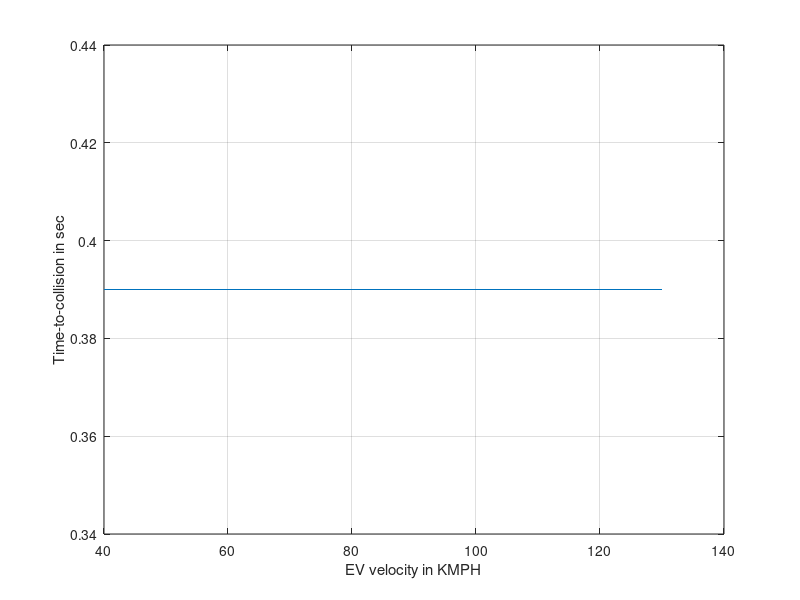
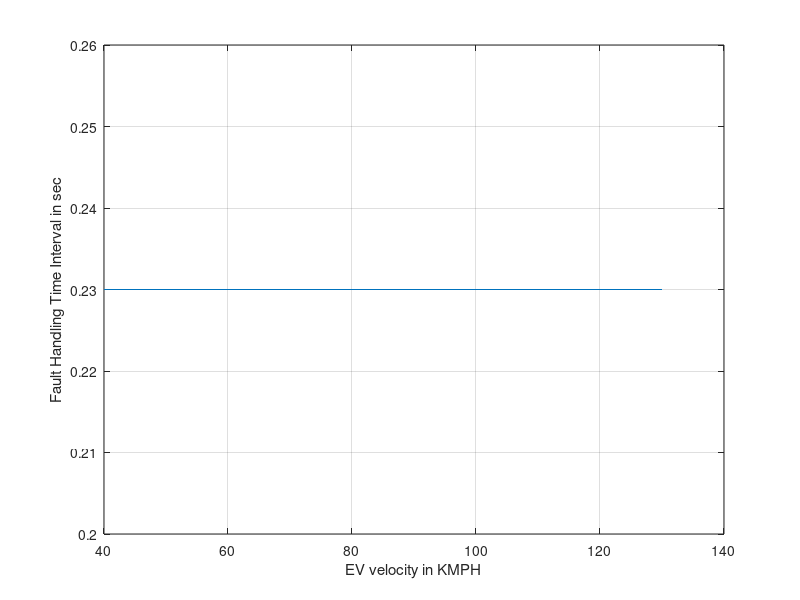

Source code (MATLAB) for these figures, in order: (Note: this script raises an error after producing the figures.)
%% Clean workspace and close all
clear all
close all
clc
%% Constraint for parameter

KK = 0;

    Speed = [];
    TimeDur = [];
    DataTTC = [];
    for EgoVehicleSpeed = 40 : 5 : 130
        
        Vx_EV = EgoVehicleSpeed/3.6;
        Dist2Bondary = 0.3;
       
        %%
        LaneWidth = 3.66;
        TruckWidth = 3.05;
        WheelBase = 5.79;
        Ay = -4;
        AyComp = -Ay;
        % Saturation: If acceleration is more than 1g. Need to saturate
        if abs(AyComp) > 9.81
            AyComp = sign(AyComp)*9.81;
        else
            AyComp = AyComp;
        end
     
        dT = 0.01;                                      % Sample time
        VelY = 0;
        DistCovered = 0;
        K = 0;
 %% TTC computation
        Flag = false;
        while(Flag == false)
            VelY = VelY + dT * Ay;
            DistCovered = DistCovered + dT*VelY;
            K = K + 1;
            if (abs(DistCovered) >= Dist2Bondary)
                Flag = true;
            end
        end
        TTC = K * dT;
        %% Dist covered during response time
        for ijk = TTC : -dT : 0.001
           
        IC = 0;
        VelY = 0;
        DistCovered = 0;
        Flag = false;
        C = 0;
        %% FHTI calculation
        for i = 0 : dT : ijk
            VelY = VelY + dT * Ay;
            DistCovered = DistCovered + dT*VelY;
        end
        DistCovered1 = abs(DistCovered);
 %% 
        Flag = false;
        N = 0;
        Pev_VelY = VelY;
        DistCovered = 0;
        while(Flag == false)
            
            VelY = VelY + dT * AyComp;
            DistCovered = DistCovered + dT*VelY;
            if sign(VelY) ~= sign(Pev_VelY)
                Flag = true;
            end
            N = N + 1;
        end
        
        DistCovered2 = abs(DistCovered);
        TotalDist = DistCovered1 + DistCovered2;
        if abs(TotalDist) < (Dist2Bondary-0.05)
            break;
        end
        end
        Speed = [Speed EgoVehicleSpeed];
        TimeDur = [TimeDur ijk];
        DataTTC = [DataTTC TTC];
     
    end
    
    
%% Plots
figure(1);
plot(Speed,DataTTC);
grid on
xlabel('EV velocity in KMPH')
ylabel('Time-to-collision in sec');
hold on

f=gcf;
saveas(f,'LanechangeAlertfailure_28_2_TTC.jpg');

figure(2);
plot(Speed,TimeDur);
grid on
xlabel('EV velocity in KMPH')
ylabel('Fault Handling Time Interval in sec');
hold on

f=gcf;
saveas(f,'LanechangeAlertfailure_28_2_FHTI.jpg');

%% excel write
x_speed=Speed';
y_TTC=DataTTC';
z_FHTI=TimeDur';
data={'Vehicle_Speed','TTC','FHTI'};
xlswrite('Functional_Safety_Scenarios',data,'LanechangeAlertfailure_28_2','A1');
xlswrite('Functional_Safety_Scenarios',x_speed,'LanechangeAlertfailure_28_2','A2');
xlswrite('Functional_Safety_Scenarios',y_TTC,'LanechangeAlertfailure_28_2','B2');
xlswrite('Functional_Safety_Scenarios',z_FHTI,'LanechangeAlertfailure_28_2','C2');


folder = pwd;
excelFileName = 'Functional_Safety_Scenarios.xls';
fullFileName = fullfile(folder, excelFileName);
objExcel = actxserver('Excel.Application');
objExcel.Visible = true;
ExcelWorkbook = objExcel.Workbooks.Open(fullFileName);
oSheet = objExcel.ActiveSheet;
imageFolder = fileparts(which('LanechangeAlertfailure_28_2_TTC.jpg'));
imageFullFileName = fullfile(imageFolder, 'LanechangeAlertfailure_28_2_TTC.jpg');
Shapes = oSheet.Shapes;
Shapes.AddPicture(imageFullFileName, 0, 1, 400, 20, 400, 300);

imageFolder1 = fileparts(which('LanechangeAlertfailure_28_2_FHTI.jpg'));
imageFullFileName1 = fullfile(imageFolder, 'LanechangeAlertfailure_28_2_FHTI.jpg');
Shapes.AddPicture(imageFullFileName1, 0, 1, 850, 20, 400, 300);

objExcel.DisplayAlerts = false;
ExcelWorkbook.SaveAs(fullFileName);
ExcelWorkbook.Close(false);
objExcel.Quit; 